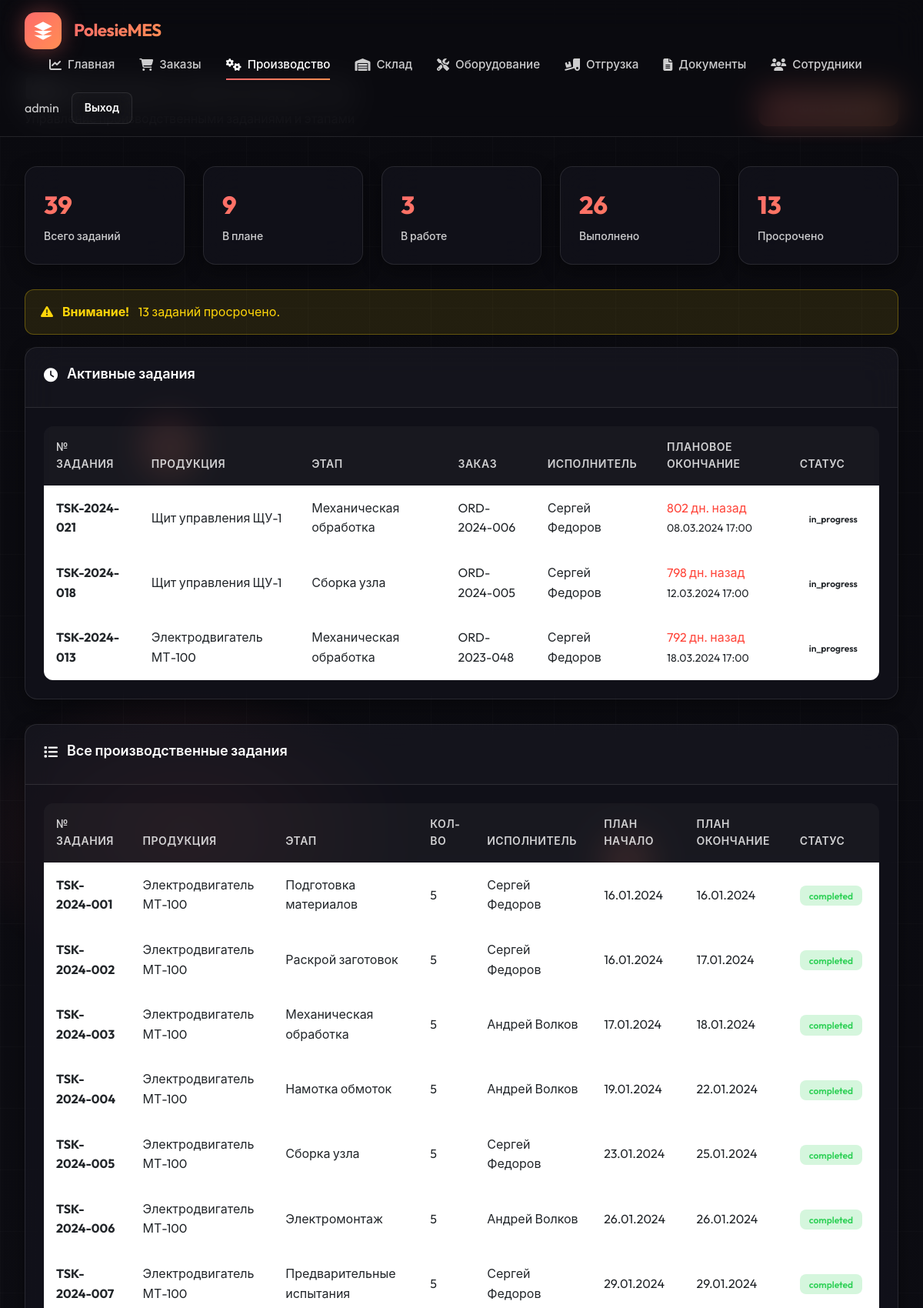
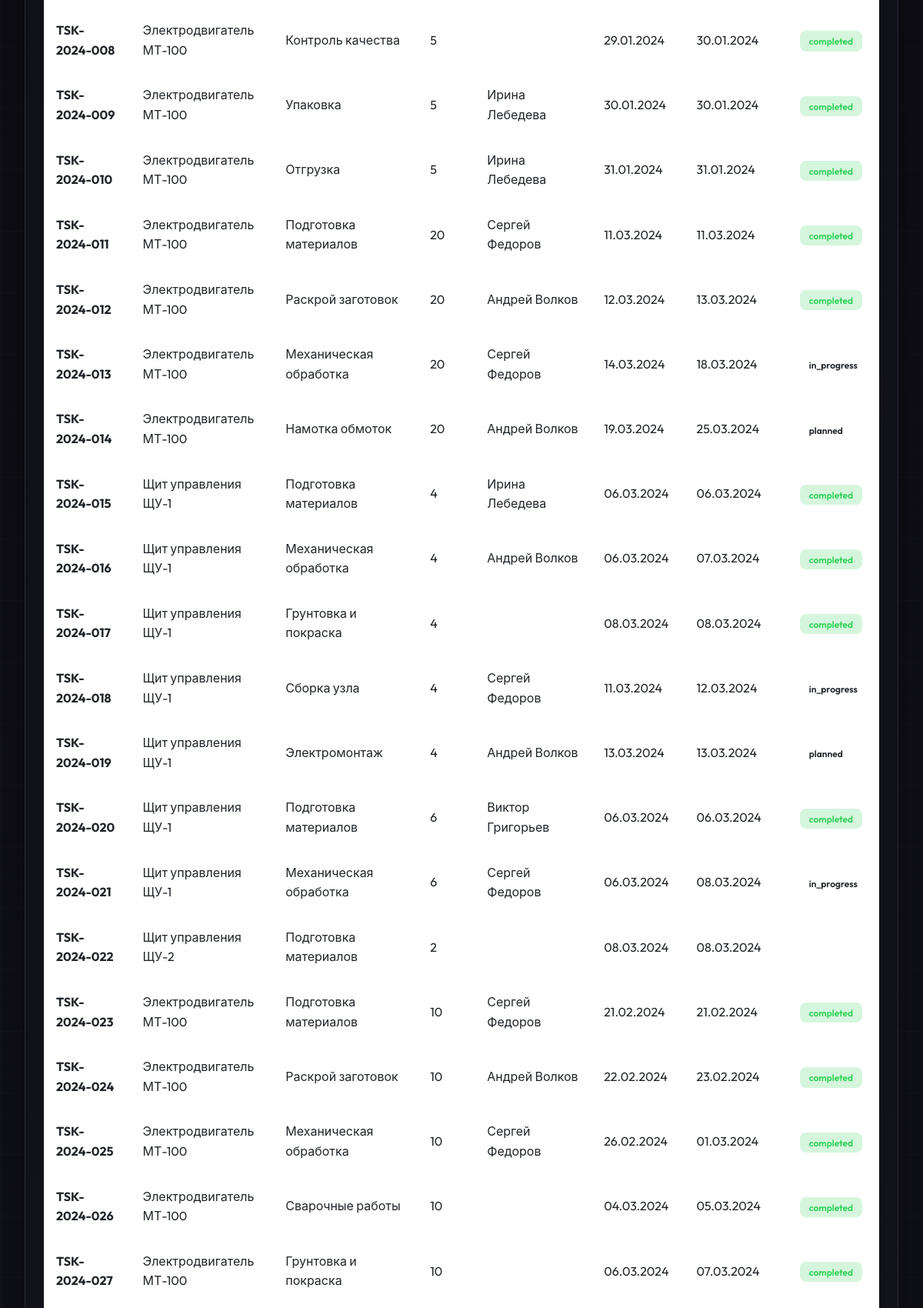
The page /modules/production/index.php (signed in, upper part) on the database its author committed (2 pictures, top to bottom).
### tables this page shows
CREATE TABLE production_tasks (
    id INT AUTO_INCREMENT PRIMARY KEY,
    task_number VARCHAR(50) UNIQUE NOT NULL,
    order_id INT,
    product_id INT,
    stage_name VARCHAR(100),
    stage_sequence INT,
    quantity INT,
    planned_start DATETIME,
    planned_end DATETIME,
    actual_start DATETIME,
    actual_end DATETIME,
    status ENUM('planned', 'in_progress', 'paused', 'completed', 'rejected') DEFAULT 'planned',
    assigned_to INT,
    work_center VARCHAR(100),
    qc_result ENUM('pending', 'passed', 'failed', 'conditional'),
    qc_inspector_id INT,
    qc_date DATETIME,
    qc_defects INT DEFAULT 0,
    qc_description TEXT,
    notes TEXT,
    created_at TIMESTAMP DEFAULT CURRENT_TIMESTAMP,
    updated_at TIMESTAMP DEFAULT CURRENT_TIMESTAMP ON UPDATE CURRENT_TIMESTAMP,
    FOREIGN KEY (order_id) REFERENCES orders(id),
    FOREIGN KEY (product_id) REFERENCES items(id),
    FOREIGN KEY (assigned_to) REFERENCES staff(id),
    FOREIGN KEY (qc_inspector_id) REFERENCES staff(id),
    INDEX idx_task_number (task_number),
    INDEX idx_status (status)
);

CREATE TABLE items (
    id INT AUTO_INCREMENT PRIMARY KEY,
    item_type ENUM('product', 'material', 'equipment') NOT NULL,
    item_code VARCHAR(50) UNIQUE NOT NULL,
    name VARCHAR(200) NOT NULL,
    category_id INT,
    location_id INT,
    unit_id INT,
    current_stock DECIMAL(12,3) DEFAULT 0,
    min_stock INT DEFAULT 0,
    price DECIMAL(12,2),
    currency VARCHAR(3) DEFAULT 'BYN',
    supplier_id INT,
    status ENUM('operational', 'maintenance', 'broken', 'offline', 'active', 'inactive') DEFAULT 'active',
    extra_specs JSON,
    description TEXT,
    is_active BOOLEAN DEFAULT TRUE,
    created_at TIMESTAMP DEFAULT CURRENT_TIMESTAMP,
    updated_at TIMESTAMP DEFAULT CURRENT_TIMESTAMP ON UPDATE CURRENT_TIMESTAMP,
    FOREIGN KEY (category_id) REFERENCES dictionaries(id),
    FOREIGN KEY (location_id) REFERENCES dictionaries(id),
    FOREIGN KEY (unit_id) REFERENCES dictionaries(id),
    FOREIGN KEY (supplier_id) REFERENCES partners(id),
    INDEX idx_item_type (item_type),
    INDEX idx_item_code (item_code)
);

CREATE TABLE orders (
    id INT AUTO_INCREMENT PRIMARY KEY,
    order_number VARCHAR(50) UNIQUE NOT NULL,
    customer_id INT NOT NULL,
    order_date DATE NOT NULL,
    delivery_date DATE,
    priority ENUM('low', 'normal', 'high', 'urgent') DEFAULT 'normal',
    status ENUM('new', 'confirmed', 'in_production', 'quality_check', 'ready', 'shipped', 'completed', 'cancelled') DEFAULT 'new',
    items_json JSON,
    total_amount DECIMAL(15,2),
    currency VARCHAR(3) DEFAULT 'BYN',
    notes TEXT,
    manager_id INT,
     
    tracking_number VARCHAR(100),
    carrier VARCHAR(200),
    driver_name VARCHAR(200),
    vehicle_number VARCHAR(50),
    shipped_at DATETIME,
    received_at DATETIME,
    completion_notes TEXT,
    created_at TIMESTAMP DEFAULT CURRENT_TIMESTAMP,
    updated_at TIMESTAMP DEFAULT CURRENT_TIMESTAMP ON UPDATE CURRENT_TIMESTAMP,
    FOREIGN KEY (customer_id) REFERENCES partners(id),
    FOREIGN KEY (manager_id) REFERENCES staff(id),
    INDEX idx_order_number (order_number),
    INDEX idx_status (status)
);

CREATE TABLE staff (
    id INT AUTO_INCREMENT PRIMARY KEY,
    employee_code VARCHAR(20) UNIQUE NOT NULL,
    username VARCHAR(50) UNIQUE,
    password VARCHAR(255),
    first_name VARCHAR(50) NOT NULL,
    last_name VARCHAR(50) NOT NULL,
    middle_name VARCHAR(50),
    position_id INT,
    email VARCHAR(100),
    phone VARCHAR(20),
    department VARCHAR(100),
    role ENUM('admin', 'director', 'manager', 'operator', 'warehouse_keeper') NOT NULL,
    hire_date DATE,
    status ENUM('active', 'vacation', 'sick', 'terminated') DEFAULT 'active',
    is_active BOOLEAN DEFAULT TRUE,
    last_login TIMESTAMP NULL,
    created_at TIMESTAMP DEFAULT CURRENT_TIMESTAMP,
    updated_at TIMESTAMP DEFAULT CURRENT_TIMESTAMP ON UPDATE CURRENT_TIMESTAMP,
    FOREIGN KEY (position_id) REFERENCES dictionaries(id)
);

### includes/auth_functions.php (called while the page is built, shortened)
<?php
function isLoggedIn() {
    return true;
}
function hasRole($roles) {
    if (is_string($roles)) {
        $roles = [$roles];
    }
    if (isset($_SESSION['role']) && ($_SESSION['role'] === 'admin' || $_SESSION['role'] === 'director')) {
        return true;
    }
    return in_array($_SESSION['role'], $roles);
}
function getCurrentUser() {
    return [
        'id' => $_SESSION['user_id'],
        'username' => $_SESSION['username'],
        'role' => $_SESSION['role'],
        'employee_code' => $_SESSION['employee_code'],
        'full_name' => $_SESSION['full_name']
    ];
}

### includes/helpers.php (called while the page is built, shortened)
<?php
function e($string) {
    return htmlspecialchars($string ?? '', ENT_QUOTES, 'UTF-8');
}

### modules/production/index.php (the view, shortened to what this page needs)
<?php
require_once __DIR__ . '/../../includes/auth_functions.php';
require_once __DIR__ . '/../../includes/helpers.php';
$db = getDB();
$stmt = $db->query("
    SELECT pt.*,
           p.name as product_name, p.item_code as product_code,
           pt.stage_name,
           s.first_name as assigned_first_name, s.last_name as assigned_last_name,
           o.order_number,
           TIMESTAMPDIFF(HOUR, pt.planned_start, pt.planned_end) as planned_hours,
           CASE
               WHEN pt.actual_start IS NOT NULL THEN TIMESTAMPDIFF(HOUR, pt.actual_start, COALESCE(pt.actual_end, NOW()))
               ELSE NULL
           END as actual_hours
    FROM production_tasks pt
    LEFT JOIN items p ON pt.product_id = p.id
    LEFT JOIN staff s ON pt.assigned_to = s.id
    LEFT JOIN orders o ON pt.order_id = o.id
    ORDER BY pt.created_at DESC
");
$tasks = $stmt->fetchAll();
$stmt = $db->query("
    SELECT
        status,
        COUNT(*) as count
    FROM production_tasks
    GROUP BY status
");
$statusStats = [];
while ($row = $stmt->fetch()) {
    $statusStats[$row['status']] = $row['count'];
}
$stmt = $db->query("
    SELECT pt.*, p.name as product_name, pt.stage_name,
           s.first_name, s.last_name,
           o.order_number
    FROM production_tasks pt
    LEFT JOIN items p ON pt.product_id = p.id
    LEFT JOIN staff s ON pt.assigned_to = s.id
    LEFT JOIN orders o ON pt.order_id = o.id
    WHERE pt.status = 'in_progress'
    ORDER BY pt.planned_end ASC
");
$activeTasks = $stmt->fetchAll();
$stmt = $db->query("
    SELECT pt.*, p.name as product_name, DATEDIFF(NOW(), pt.planned_end) as days_overdue
    FROM production_tasks pt
    LEFT JOIN items p ON pt.product_id = p.id
    WHERE pt.status NOT IN ('completed', 'rejected')
    AND pt.planned_end < NOW()
");
$overdueTasks = $stmt->fetchAll();
?>
<!DOCTYPE html>
<html lang="ru">
<head>
    <link href="https://cdn.jsdelivr.net/npm/bootstrap@5.3.0/dist/css/bootstrap.min.css" rel="stylesheet">
    <link href="https://cdnjs.cloudflare.com/ajax/libs/font-awesome/6.4.0/css/all.min.css" rel="stylesheet">
    <link rel="stylesheet" href="<?= APP_URL ?>/assets/css/common-style.css">
</head>
<body>
    <div class="particles-container">
        <div class="particle"></div>
        <div class="particle"></div>
    </div>
    <nav class="navbar">
        <a href="<?= APP_URL ?>/modules/dashboard/index.php" class="nav-brand">
            <div class="brand-logo">
                <svg viewBox="0 0 24 24" fill="white"><path d="M12 2L2 7l10 5 10-5-10-5zM2 17l10 5 10-5M2 12l10 5 10-5"/></svg>
            </div>
            <span class="brand-name">PolesieMES</span>
        </a>
        <ul class="nav-menu">
            <li><a href="<?= APP_URL ?>/modules/dashboard/index.php" class="nav-link"><i class="fas fa-chart-line"></i> Главная</a></li>
            <?php if (hasRole(['admin', 'manager'])): ?>
            <li><a href="<?= APP_URL ?>/modules/orders/index.php" class="nav-link"><i class="fas fa-shopping-cart"></i> Заказы</a></li>
            <?php endif; ?>
            <?php if (hasRole(['admin', 'manager', 'operator', 'warehouse_keeper'])): ?>
            <li><a href="<?= APP_URL ?>/modules/production/index.php" class="nav-link active"><i class="fas fa-cogs"></i> Производство</a></li>
            <?php endif; ?>
            <?php if (hasRole(['admin', 'manager', 'warehouse_keeper'])): ?>
            <li><a href="<?= APP_URL ?>/modules/warehouse/warehouse_dashboard.php" class="nav-link"><i class="fas fa-warehouse"></i> Склад</a></li>
            <?php endif; ?>
            <?php if (hasRole(['admin', 'manager', 'operator', 'warehouse_keeper'])): ?>
            <li><a href="<?= APP_URL ?>/modules/equipment/index.php" class="nav-link"><i class="fas fa-tools"></i> Оборудование</a></li>
            <?php endif; ?>
            <?php if (hasRole(['admin', 'manager', 'warehouse_keeper'])): ?>
            <li><a href="<?= APP_URL ?>/modules/shipment/index.php" class="nav-link"><i class="fas fa-truck-loading"></i> Отгрузка</a></li>
            <?php endif; ?>
            <?php if (hasRole(['admin', 'manager', 'technologist'])): ?>
            <li><a href="<?= APP_URL ?>/modules/documents/index.php" class="nav-link"><i class="fas fa-file-alt"></i> Документы</a></li>
            <?php endif; ?>
            <?php if (hasRole('admin')): ?>
            <li><a href="<?= APP_URL ?>/modules/employees/index.php" class="nav-link"><i class="fas fa-users"></i> Сотрудники</a></li>
            <?php endif; ?>
        </ul>
        <div class="user-menu">
            <span style="color: var(--text-secondary);"><?= e(getCurrentUser()['username']) ?></span>
            <a href="<?= APP_URL ?>/modules/auth/logout.php" class="btn-logout" style="padding: 0.5rem 1rem; background: var(--glass-bg); border: 1px solid var(--border); border-radius: 8px; color: var(--text-primary); text-decoration: none;">Выход</a>
        </div>
    </nav>
    <div class="main-content">
        <div class="page-header">
            <div class="page-title">
                <h1><i class="fas fa-industry"></i> Контроль производства</h1>
                <p>Управление производственными заданиями и этапами</p>
            </div>
            <?php if (hasRole(['admin', 'manager', 'technologist'])): ?>
            <a href="create_task.php" class="btn-primary-custom">
                <i class="fas fa-plus"></i> Новое задание
            </a>
            <?php endif; ?>
        </div>
        <div class="stats-grid">
            <div class="stat-card">
                <div class="stat-value"><?= count($tasks) ?></div>
                <div class="stat-label">Всего заданий</div>
            </div>
            <div class="stat-card">
                <div class="stat-value"><?= $statusStats['planned'] ?? 0 ?></div>
                <div class="stat-label">В плане</div>
            </div>
            <div class="stat-card">
                <div class="stat-value"><?= $statusStats['in_progress'] ?? 0 ?></div>
                <div class="stat-label">В работе</div>
            </div>
            <div class="stat-card">
                <div class="stat-value"><?= $statusStats['completed'] ?? 0 ?></div>
                <div class="stat-label">Выполнено</div>
            </div>
            <div class="stat-card">
                <div class="stat-value" style="color: var(--danger-color);"><?= count($overdueTasks) ?></div>
                <div class="stat-label">Просрочено</div>
            </div>
        </div>
        <?php if (!empty($overdueTasks)): ?>
        <div class="alert-warning-custom">
            <i class="fas fa-exclamation-triangle"></i>
            <strong>Внимание!</strong> <?= count($overdueTasks) ?> заданий просрочено.
        </div>
        <?php endif; ?>
        <div class="card">
            <div class="card-header">
                <div class="card-title">
                    <i class="fas fa-clock"></i> Активные задания
                </div>
            </div>
            <div class="card-body">
                <?php if (empty($activeTasks)): ?>
                <p style="color: var(--text-secondary);">Нет активных заданий в работе</p>
                <?php else: ?>
                <div class="table-responsive">
                    <table class="table">
                        <thead>
                            <tr>
                                <th>№ задания</th>
                                <th>Продукция</th>
                                <th>Этап</th>
                                <th>Заказ</th>
                                <th>Исполнитель</th>
                                <th>Плановое окончание</th>
                                <th>Статус</th>
                            </tr>
                        </thead>
                        <tbody>
                            <?php foreach ($activeTasks as $task): ?>
                            <tr>
                                <td><strong><?= e($task['task_number']) ?></strong></td>
                                <td><?= e($task['product_name']) ?></td>
                                <td><?= e($task['stage_name']) ?></td>
                                <td><?= e($task['order_number']) ?></td>
                                <td><?= e($task['first_name'] . ' ' . $task['last_name']) ?></td>
                                <td>
                                    <?php
                                    $daysLeft = floor((strtotime($task['planned_end']) - time()) / 86400);
                                    if ($daysLeft < 0): ?>
                                        <span style="color: var(--danger-color);"><?= abs($daysLeft ) ?> дн. назад</span>
                                    <?php else: ?>
                                        <span style="color: var(--success-color);"><?= $daysLeft ?> дн.</span>
                                    <?php endif; ?>
                                    <br><small><?= date('d.m.Y H:i', strtotime($task['planned_end'])) ?></small>
                                </td>
                                <td>
                                    <span class="badge-status badge-<?= e($task['status']) ?>">
                                        <?= e($task['status']) ?>
                                    </span>
                                </td>
                            </tr>
                            <?php endforeach; ?>
                        </tbody>
                    </table>
                </div>
                <?php endif; ?>
            </div>
        </div>
        <div class="card">
            <div class="card-header">
                <div class="card-title">
                    <i class="fas fa-list"></i> Все производственные задания
                </div>
            </div>
            <div class="card-body">
                <div class="table-responsive">
                    <table class="table">
                        <thead>
                            <tr>
                                <th>№ задания</th>
                                <th>Продукция</th>
                                <th>Этап</th>
                                <th>Кол-во</th>
                                <th>Исполнитель</th>
                                <th>План начало</th>
                                <th>План окончание</th>
                                <th>Статус</th>
                            </tr>
                        </thead>
                        <tbody>
                            <?php foreach ($tasks as $task): ?>
                            <tr>
                                <td><strong><?= e($task['task_number']) ?></strong></td>
                                <td><?= e($task['product_name']) ?></td>
                                <td><?= e($task['stage_name']) ?></td>
                                <td><?= $task['quantity'] ?></td>
                                <td><?= e($task['assigned_first_name'] . ' ' . $task['assigned_last_name']) ?></td>
                                <td><?= date('d.m.Y', strtotime($task['planned_start'])) ?></td>
                                <td><?= date('d.m.Y', strtotime($task['planned_end'])) ?></td>
                                <td>
                                    <span class="badge-status badge-<?= e($task['status']) ?>">
                                        <?= e($task['status']) ?>
                                    </span>
                                </td>
                            </tr>
                            <?php endforeach; ?>
                        </tbody>
                    </table>
                </div>
            </div>
        </div>
    </div>
</body>
</html>

### rows shown on the page
production_tasks: task_number "TSK-2024-021", product.name "Щит управления ЩУ-1", stage_name "Механическая обработка", order.order_number "ORD-2024-006", assigned_to.last_name "Сергей Федоров", planned_end "802", planned_end "08.03.2024 17:00", status "in_progress", quantity "6", planned_start "06.03.2024", planned_end "08.03.2024"
production_tasks: task_number "TSK-2024-018", product.name "Щит управления ЩУ-1", stage_name "Сборка узла", order.order_number "ORD-2024-005", assigned_to.last_name "Сергей Федоров", planned_end "798", planned_end "12.03.2024 17:00", status "in_progress", quantity "4", planned_start "11.03.2024", planned_end "12.03.2024"
production_tasks: task_number "TSK-2024-013", product.name "Электродвигатель МТ-100", stage_name "Механическая обработка", order.order_number "ORD-2023-048", assigned_to.last_name "Сергей Федоров", planned_end "792", planned_end "18.03.2024 17:00", status "in_progress", quantity "20", planned_start "14.03.2024", planned_end "18.03.2024"
production_tasks: task_number "TSK-2024-001", product.name "Электродвигатель МТ-100", stage_name "Подготовка материалов", quantity "5", assigned_to.last_name "Сергей Федоров", planned_start "16.01.2024", planned_end "16.01.2024", status "completed"
production_tasks: task_number "TSK-2024-002", product.name "Электродвигатель МТ-100", stage_name "Раскрой заготовок", quantity "5", assigned_to.last_name "Сергей Федоров", planned_start "16.01.2024", planned_end "17.01.2024", status "completed"
production_tasks: task_number "TSK-2024-003", product.name "Электродвигатель МТ-100", stage_name "Механическая обработка", quantity "5", assigned_to.last_name "Андрей Волков", planned_start "17.01.2024", planned_end "18.01.2024", status "completed"
production_tasks: task_number "TSK-2024-004", product.name "Электродвигатель МТ-100", stage_name "Намотка обмоток", quantity "5", assigned_to.last_name "Андрей Волков", planned_start "19.01.2024", planned_end "22.01.2024", status "completed"
production_tasks: task_number "TSK-2024-005", product.name "Электродвигатель МТ-100", stage_name "Сборка узла", quantity "5", assigned_to.last_name "Сергей Федоров", planned_start "23.01.2024", planned_end "25.01.2024", status "completed"
production_tasks: task_number "TSK-2024-006", product.name "Электродвигатель МТ-100", stage_name "Электромонтаж", quantity "5", assigned_to.last_name "Андрей Волков", planned_start "26.01.2024", planned_end "26.01.2024", status "completed"
production_tasks: task_number "TSK-2024-007", product.name "Электродвигатель МТ-100", stage_name "Предварительные испытания", quantity "5", assigned_to.last_name "Сергей Федоров", planned_start "29.01.2024", planned_end "29.01.2024", status "completed"
production_tasks: task_number "TSK-2024-008", product.name "Электродвигатель МТ-100", stage_name "Контроль качества", quantity "5", planned_start "29.01.2024", planned_end "30.01.2024", status "completed"
production_tasks: task_number "TSK-2024-009", product.name "Электродвигатель МТ-100", stage_name "Упаковка", quantity "5", assigned_to.last_name "Ирина Лебедева", planned_start "30.01.2024", planned_end "30.01.2024", status "completed"
production_tasks: task_number "TSK-2024-010", product.name "Электродвигатель МТ-100", stage_name "Отгрузка", quantity "5", assigned_to.last_name "Ирина Лебедева", planned_start "31.01.2024", planned_end "31.01.2024", status "completed"
production_tasks: task_number "TSK-2024-011", product.name "Электродвигатель МТ-100", stage_name "Подготовка материалов", quantity "20", assigned_to.last_name "Сергей Федоров", planned_start "11.03.2024", planned_end "11.03.2024", status "completed"
production_tasks: task_number "TSK-2024-012", product.name "Электродвигатель МТ-100", stage_name "Раскрой заготовок", quantity "20", assigned_to.last_name "Андрей Волков", planned_start "12.03.2024", planned_end "13.03.2024", status "completed"
production_tasks: task_number "TSK-2024-014", product.name "Электродвигатель МТ-100", stage_name "Намотка обмоток", quantity "20", assigned_to.last_name "Андрей Волков", planned_start "19.03.2024", planned_end "25.03.2024", status "planned"
production_tasks: task_number "TSK-2024-015", product.name "Щит управления ЩУ-1", stage_name "Подготовка материалов", quantity "4", assigned_to.last_name "Ирина Лебедева", planned_start "06.03.2024", planned_end "06.03.2024", status "completed"
production_tasks: task_number "TSK-2024-016", product.name "Щит управления ЩУ-1", stage_name "Механическая обработка", quantity "4", assigned_to.last_name "Андрей Волков", planned_start "06.03.2024", planned_end "07.03.2024", status "completed"
production_tasks: task_number "TSK-2024-017", product.name "Щит управления ЩУ-1", stage_name "Грунтовка и покраска", quantity "4", planned_start "08.03.2024", planned_end "08.03.2024", status "completed"
production_tasks: task_number "TSK-2024-019", product.name "Щит управления ЩУ-1", stage_name "Электромонтаж", quantity "4", assigned_to.last_name "Андрей Волков", planned_start "13.03.2024", planned_end "13.03.2024", status "planned"
production_tasks: task_number "TSK-2024-020", product.name "Щит управления ЩУ-1", stage_name "Подготовка материалов", quantity "6", assigned_to.last_name "Виктор Григорьев", planned_start "06.03.2024", planned_end "06.03.2024", status "completed"
production_tasks: task_number "TSK-2024-022", product.name "Щит управления ЩУ-2", stage_name "Подготовка материалов", quantity "2", planned_start "08.03.2024", planned_end "08.03.2024"
production_tasks: task_number "TSK-2024-023", product.name "Электродвигатель МТ-100", stage_name "Подготовка материалов", quantity "10", assigned_to.last_name "Сергей Федоров", planned_start "21.02.2024", planned_end "21.02.2024", status "completed"
production_tasks: task_number "TSK-2024-024", product.name "Электродвигатель МТ-100", stage_name "Раскрой заготовок", quantity "10", assigned_to.last_name "Андрей Волков", planned_start "22.02.2024", planned_end "23.02.2024", status "completed"
production_tasks: task_number "TSK-2024-025", product.name "Электродвигатель МТ-100", stage_name "Механическая обработка", quantity "10", assigned_to.last_name "Сергей Федоров", planned_start "26.02.2024", planned_end "01.03.2024", status "completed"
production_tasks: task_number "TSK-2024-026", product.name "Электродвигатель МТ-100", stage_name "Сварочные работы", quantity "10", planned_start "04.03.2024", planned_end "05.03.2024", status "completed"
production_tasks: task_number "TSK-2024-027", product.name "Электродвигатель МТ-100", stage_name "Грунтовка и покраска", quantity "10", planned_start "06.03.2024", planned_end "07.03.2024", status "completed"

### other values the page prints
getCurrentUser()['username'] "admin"
count($tasks) "39"
$statusStats['planned'] "9"
$statusStats['in_progress'] "3"
$statusStats['completed'] "26"
count($overdueTasks) "13"
